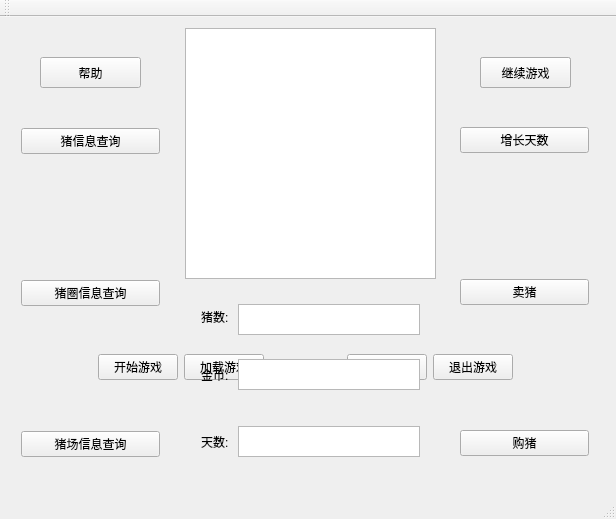
<?xml version="1.0" encoding="UTF-8"?>
<ui version="4.0">
 <class>MainWindow</class>
 <widget class="QMainWindow" name="MainWindow">
  <property name="geometry">
   <rect>
    <x>0</x>
    <y>0</y>
    <width>616</width>
    <height>519</height>
   </rect>
  </property>
  <property name="windowTitle">
   <string>MainWindow</string>
  </property>
  <widget class="QWidget" name="centralWidget">
   <widget class="QWidget" name="widget" native="true">
    <property name="geometry">
     <rect>
      <x>10</x>
      <y>100</y>
      <width>591</width>
      <height>111</height>
     </rect>
    </property>
    <layout class="QHBoxLayout" name="horizontalLayout_2">
     <item>
      <spacer name="horizontalSpacer_4">
       <property name="orientation">
        <enum>Qt::Horizontal</enum>
       </property>
       <property name="sizeHint" stdset="0">
        <size>
         <width>244</width>
         <height>20</height>
        </size>
       </property>
      </spacer>
     </item>
     <item>
      <widget class="QLabel" name="biaoti">
       <property name="text">
        <string>欢乐猪场</string>
       </property>
      </widget>
     </item>
     <item>
      <spacer name="horizontalSpacer_5">
       <property name="orientation">
        <enum>Qt::Horizontal</enum>
       </property>
       <property name="sizeHint" stdset="0">
        <size>
         <width>245</width>
         <height>20</height>
        </size>
       </property>
      </spacer>
     </item>
    </layout>
   </widget>
   <widget class="QWidget" name="widget_2" native="true">
    <property name="geometry">
     <rect>
      <x>10</x>
      <y>320</y>
      <width>591</width>
      <height>61</height>
     </rect>
    </property>
    <layout class="QHBoxLayout" name="horizontalLayout">
     <item>
      <spacer name="horizontalSpacer">
       <property name="orientation">
        <enum>Qt::Horizontal</enum>
       </property>
       <property name="sizeHint" stdset="0">
        <size>
         <width>119</width>
         <height>20</height>
        </size>
       </property>
      </spacer>
     </item>
     <item>
      <widget class="QPushButton" name="kaishi">
       <property name="text">
        <string>开始游戏</string>
       </property>
      </widget>
     </item>
     <item>
      <widget class="QPushButton" name="load">
       <property name="text">
        <string>加载游戏</string>
       </property>
      </widget>
     </item>
     <item>
      <spacer name="horizontalSpacer_2">
       <property name="orientation">
        <enum>Qt::Horizontal</enum>
       </property>
       <property name="sizeHint" stdset="0">
        <size>
         <width>118</width>
         <height>20</height>
        </size>
       </property>
      </spacer>
     </item>
     <item>
      <widget class="QPushButton" name="store">
       <property name="text">
        <string>储存游戏</string>
       </property>
      </widget>
     </item>
     <item>
      <widget class="QPushButton" name="tuichu">
       <property name="text">
        <string>退出游戏</string>
       </property>
      </widget>
     </item>
     <item>
      <spacer name="horizontalSpacer_3">
       <property name="orientation">
        <enum>Qt::Horizontal</enum>
       </property>
       <property name="sizeHint" stdset="0">
        <size>
         <width>119</width>
         <height>20</height>
        </size>
       </property>
      </spacer>
     </item>
    </layout>
   </widget>
   <widget class="QWidget" name="widget_3" native="true">
    <property name="geometry">
     <rect>
      <x>10</x>
      <y>100</y>
      <width>161</width>
      <height>351</height>
     </rect>
    </property>
    <layout class="QVBoxLayout" name="verticalLayout">
     <item>
      <widget class="QPushButton" name="pig">
       <property name="text">
        <string>猪信息查询</string>
       </property>
      </widget>
     </item>
     <item>
      <spacer name="verticalSpacer_3">
       <property name="orientation">
        <enum>Qt::Vertical</enum>
       </property>
       <property name="sizeHint" stdset="0">
        <size>
         <width>20</width>
         <height>50</height>
        </size>
       </property>
      </spacer>
     </item>
     <item>
      <widget class="QPushButton" name="pigsty">
       <property name="text">
        <string>猪圈信息查询</string>
       </property>
      </widget>
     </item>
     <item>
      <spacer name="verticalSpacer_4">
       <property name="orientation">
        <enum>Qt::Vertical</enum>
       </property>
       <property name="sizeHint" stdset="0">
        <size>
         <width>20</width>
         <height>51</height>
        </size>
       </property>
      </spacer>
     </item>
     <item>
      <widget class="QPushButton" name="pigchang">
       <property name="text">
        <string>猪场信息查询</string>
       </property>
      </widget>
     </item>
    </layout>
   </widget>
   <widget class="QPushButton" name="fanhui">
    <property name="geometry">
     <rect>
      <x>480</x>
      <y>40</y>
      <width>91</width>
      <height>31</height>
     </rect>
    </property>
    <property name="text">
     <string>返回主菜单</string>
    </property>
   </widget>
   <widget class="QTextBrowser" name="textout">
    <property name="geometry">
     <rect>
      <x>185</x>
      <y>11</y>
      <width>251</width>
      <height>251</height>
     </rect>
    </property>
   </widget>
   <widget class="QWidget" name="widget_4" native="true">
    <property name="geometry">
     <rect>
      <x>190</x>
      <y>270</y>
      <width>241</width>
      <height>181</height>
     </rect>
    </property>
    <layout class="QGridLayout" name="gridLayout">
     <item row="1" column="2" rowspan="2">
      <spacer name="horizontalSpacer_6">
       <property name="orientation">
        <enum>Qt::Horizontal</enum>
       </property>
       <property name="sizeHint" stdset="0">
        <size>
         <width>40</width>
         <height>20</height>
        </size>
       </property>
      </spacer>
     </item>
     <item row="8" column="3">
      <spacer name="verticalSpacer_9">
       <property name="orientation">
        <enum>Qt::Vertical</enum>
       </property>
       <property name="sizeHint" stdset="0">
        <size>
         <width>20</width>
         <height>19</height>
        </size>
       </property>
      </spacer>
     </item>
     <item row="9" column="2" rowspan="3">
      <spacer name="horizontalSpacer_8">
       <property name="orientation">
        <enum>Qt::Horizontal</enum>
       </property>
       <property name="sizeHint" stdset="0">
        <size>
         <width>40</width>
         <height>20</height>
        </size>
       </property>
      </spacer>
     </item>
     <item row="3" column="3">
      <spacer name="verticalSpacer_8">
       <property name="orientation">
        <enum>Qt::Vertical</enum>
       </property>
       <property name="sizeHint" stdset="0">
        <size>
         <width>20</width>
         <height>27</height>
        </size>
       </property>
      </spacer>
     </item>
     <item row="7" column="1" rowspan="3">
      <spacer name="verticalSpacer_7">
       <property name="orientation">
        <enum>Qt::Vertical</enum>
       </property>
       <property name="sizeHint" stdset="0">
        <size>
         <width>20</width>
         <height>11</height>
        </size>
       </property>
      </spacer>
     </item>
     <item row="4" column="2" rowspan="3">
      <spacer name="horizontalSpacer_7">
       <property name="orientation">
        <enum>Qt::Horizontal</enum>
       </property>
       <property name="sizeHint" stdset="0">
        <size>
         <width>40</width>
         <height>20</height>
        </size>
       </property>
      </spacer>
     </item>
     <item row="2" column="1" rowspan="3">
      <spacer name="verticalSpacer_6">
       <property name="orientation">
        <enum>Qt::Vertical</enum>
       </property>
       <property name="sizeHint" stdset="0">
        <size>
         <width>20</width>
         <height>11</height>
        </size>
       </property>
      </spacer>
     </item>
     <item row="11" column="3" colspan="2">
      <widget class="QTextBrowser" name="daynum"/>
     </item>
     <item row="5" column="1">
      <widget class="QLabel" name="label_3">
       <property name="text">
        <string>金币:</string>
       </property>
      </widget>
     </item>
     <item row="0" column="1" rowspan="2">
      <widget class="QLabel" name="label">
       <property name="text">
        <string>猪数:</string>
       </property>
      </widget>
     </item>
     <item row="1" column="3" colspan="2">
      <widget class="QTextBrowser" name="pignum"/>
     </item>
     <item row="11" column="1">
      <widget class="QLabel" name="label_2">
       <property name="text">
        <string>天数:</string>
       </property>
      </widget>
     </item>
     <item row="5" column="3" colspan="2">
      <widget class="QTextBrowser" name="goldnum"/>
     </item>
    </layout>
   </widget>
   <widget class="QWidget" name="widget_5" native="true">
    <property name="geometry">
     <rect>
      <x>449</x>
      <y>99</y>
      <width>151</width>
      <height>351</height>
     </rect>
    </property>
    <layout class="QVBoxLayout" name="verticalLayout_2">
     <item>
      <widget class="QPushButton" name="growday">
       <property name="text">
        <string>增长天数</string>
       </property>
      </widget>
     </item>
     <item>
      <spacer name="verticalSpacer_11">
       <property name="orientation">
        <enum>Qt::Vertical</enum>
       </property>
       <property name="sizeHint" stdset="0">
        <size>
         <width>20</width>
         <height>106</height>
        </size>
       </property>
      </spacer>
     </item>
     <item>
      <widget class="QPushButton" name="sellpig">
       <property name="text">
        <string>卖猪</string>
       </property>
      </widget>
     </item>
     <item>
      <spacer name="verticalSpacer_10">
       <property name="orientation">
        <enum>Qt::Vertical</enum>
       </property>
       <property name="sizeHint" stdset="0">
        <size>
         <width>20</width>
         <height>105</height>
        </size>
       </property>
      </spacer>
     </item>
     <item>
      <widget class="QPushButton" name="buypig">
       <property name="text">
        <string>购猪</string>
       </property>
      </widget>
     </item>
    </layout>
   </widget>
   <widget class="QPushButton" name="bangzhu">
    <property name="geometry">
     <rect>
      <x>40</x>
      <y>40</y>
      <width>101</width>
      <height>31</height>
     </rect>
    </property>
    <property name="text">
     <string>帮助</string>
    </property>
   </widget>
   <widget class="QPushButton" name="jixu">
    <property name="geometry">
     <rect>
      <x>480</x>
      <y>40</y>
      <width>91</width>
      <height>31</height>
     </rect>
    </property>
    <property name="text">
     <string>继续游戏</string>
    </property>
   </widget>
  </widget>
  <widget class="QMenuBar" name="menuBar">
   <property name="geometry">
    <rect>
     <x>0</x>
     <y>0</y>
     <width>616</width>
     <height>26</height>
    </rect>
   </property>
  </widget>
  <widget class="QToolBar" name="mainToolBar">
   <attribute name="toolBarArea">
    <enum>TopToolBarArea</enum>
   </attribute>
   <attribute name="toolBarBreak">
    <bool>false</bool>
   </attribute>
  </widget>
  <widget class="QStatusBar" name="statusBar"/>
 </widget>
 <layoutdefault spacing="6" margin="11"/>
 <resources/>
 <connections/>
</ui>
